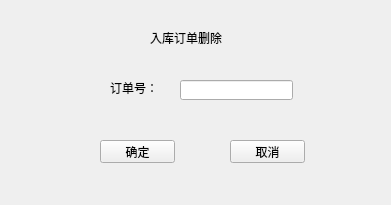
<?xml version="1.0" encoding="UTF-8"?>
<ui version="4.0">
 <class>storage_delete</class>
 <widget class="QWidget" name="storage_delete">
  <property name="geometry">
   <rect>
    <x>0</x>
    <y>0</y>
    <width>391</width>
    <height>205</height>
   </rect>
  </property>
  <property name="maximumSize">
   <size>
    <width>391</width>
    <height>205</height>
   </size>
  </property>
  <property name="windowTitle">
   <string>Form</string>
  </property>
  <widget class="QLabel" name="label">
   <property name="geometry">
    <rect>
     <x>150</x>
     <y>30</y>
     <width>121</width>
     <height>16</height>
    </rect>
   </property>
   <property name="text">
    <string>入库订单删除</string>
   </property>
  </widget>
  <widget class="QLineEdit" name="lineEdit">
   <property name="geometry">
    <rect>
     <x>180</x>
     <y>80</y>
     <width>113</width>
     <height>20</height>
    </rect>
   </property>
  </widget>
  <widget class="QLabel" name="label_2">
   <property name="geometry">
    <rect>
     <x>110</x>
     <y>80</y>
     <width>71</width>
     <height>16</height>
    </rect>
   </property>
   <property name="text">
    <string>订单号：</string>
   </property>
  </widget>
  <widget class="QPushButton" name="pushButton">
   <property name="geometry">
    <rect>
     <x>100</x>
     <y>140</y>
     <width>75</width>
     <height>23</height>
    </rect>
   </property>
   <property name="text">
    <string>确定</string>
   </property>
  </widget>
  <widget class="QPushButton" name="pushButton_2">
   <property name="geometry">
    <rect>
     <x>230</x>
     <y>140</y>
     <width>75</width>
     <height>23</height>
    </rect>
   </property>
   <property name="text">
    <string>取消</string>
   </property>
  </widget>
 </widget>
 <resources/>
 <connections/>
</ui>
